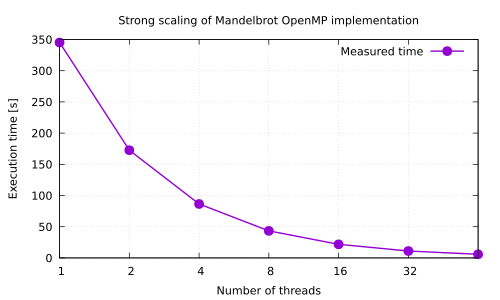

This chart was generated by the following gnuplot code:
set terminal pdfcairo enhanced color
set output "strong_scaling.pdf"

set title "Strong scaling of Mandelbrot OpenMP implementation"
set xlabel "Number of threads"
set ylabel "Execution time [s]"
set grid
set logscale x 2
set xtics (1,2,4,8,16,32,64)

plot "timing_strong.data" using 1:4 with linespoints lw 2 pt 7 title "Measured time"
